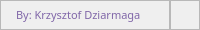
           <widget class="QFrame" name="credits_bar">
            <property name="maximumSize">
             <size>
              <width>16777215</width>
              <height>30</height>
             </size>
            </property>
            <property name="styleSheet">
             <string notr="true">background-color: none;</string>
            </property>
            <property name="frameShape">
             <enum>QFrame::NoFrame</enum>
            </property>
            <property name="frameShadow">
             <enum>QFrame::Raised</enum>
            </property>
            <layout class="QHBoxLayout" name="horizontalLayout_3">
             <property name="spacing">
              <number>0</number>
             </property>
             <property name="leftMargin">
              <number>0</number>
             </property>
             <property name="topMargin">
              <number>0</number>
             </property>
             <property name="rightMargin">
              <number>0</number>
             </property>
             <property name="bottomMargin">
              <number>0</number>
             </property>
             <item>
              <widget class="QFrame" name="frame_label_credits">
               <property name="frameShape">
                <enum>QFrame::StyledPanel</enum>
               </property>
               <property name="frameShadow">
                <enum>QFrame::Raised</enum>
               </property>
               <layout class="QVBoxLayout" name="verticalLayout_3">
                <property name="spacing">
                 <number>0</number>
                </property>
                <property name="leftMargin">
                 <number>15</number>
                </property>
                <property name="topMargin">
                 <number>0</number>
                </property>
                <property name="rightMargin">
                 <number>0</number>
                </property>
                <property name="bottomMargin">
                 <number>0</number>
                </property>
                <item>
                 <widget class="QLabel" name="label_credits">
                  <property name="font">
                   <font>
                    <family>Gill Sans Nova</family>
                    <pointsize>8</pointsize>
                   </font>
                  </property>
                  <property name="styleSheet">
                   <string notr="true">color: rgb(128, 102, 168);</string>
                  </property>
                  <property name="text">
                   <string>By: Krzysztof Dziarmaga</string>
                  </property>
                 </widget>
                </item>
               </layout>
              </widget>
             </item>
             <item>
              <widget class="QFrame" name="frame_grip">
               <property name="minimumSize">
                <size>
                 <width>30</width>
                 <height>30</height>
                </size>
               </property>
               <property name="maximumSize">
                <size>
                 <width>30</width>
                 <height>30</height>
                </size>
               </property>
               <property name="styleSheet">
                <string notr="true">padding: 5px;</string>
               </property>
               <property name="frameShape">
                <enum>QFrame::StyledPanel</enum>
               </property>
               <property name="frameShadow">
                <enum>QFrame::Raised</enum>
               </property>
              </widget>
             </item>
            </layout>
           </widget>
